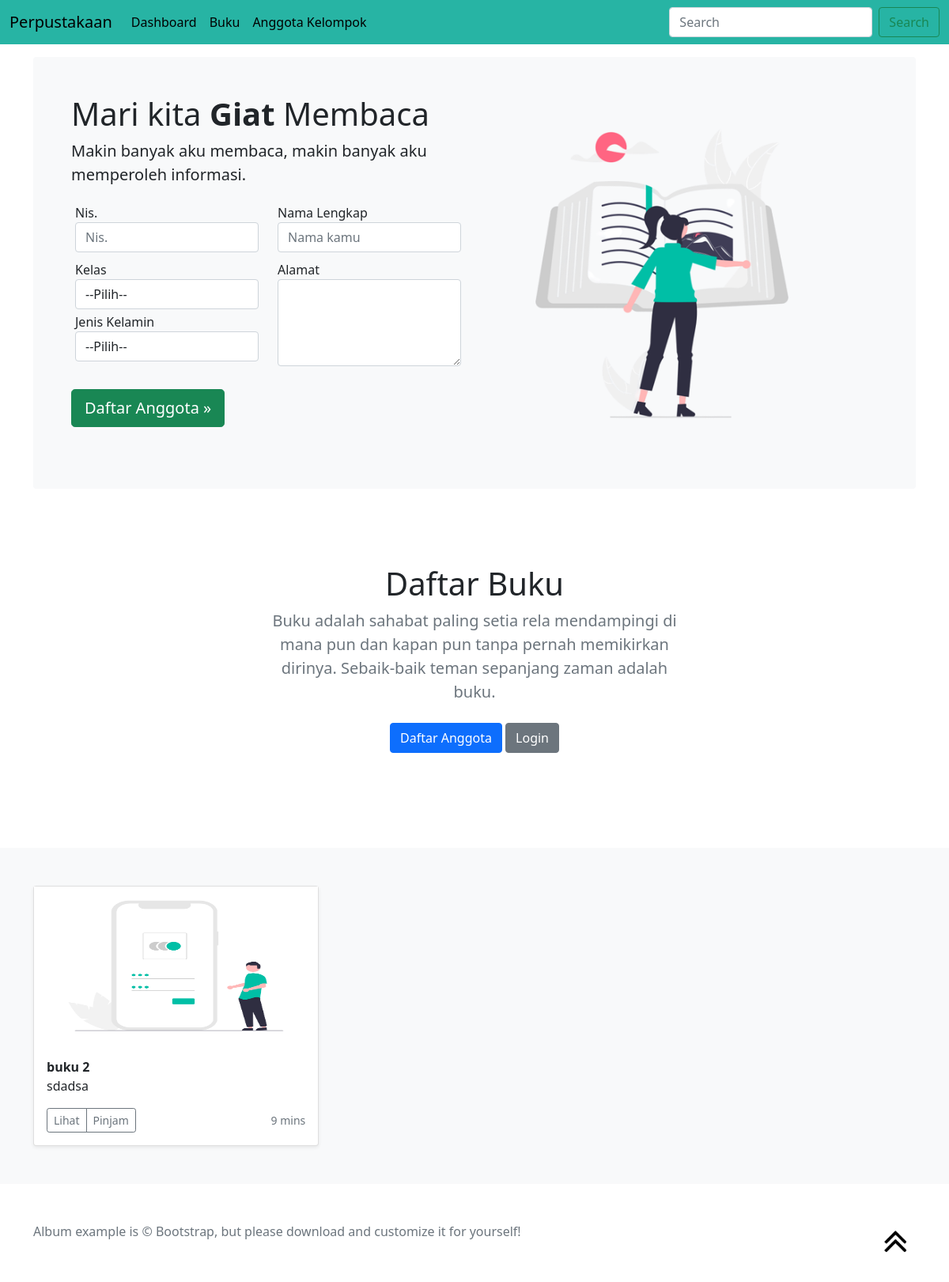
The page / on the database its author committed.
### tables this page shows
CREATE TABLE `buku` (
  `id` int(11) NOT NULL,
  `judul` varchar(50) NOT NULL,
  `ringkasan` text NOT NULL,
  `file` text NOT NULL,
  `gambar` text NOT NULL
);

### index.php (the view, shortened to what this page needs)
<!doctype html>
<html lang="en">
<head>
  <link href="assets/dist/css/bootstrap.min.css" rel="stylesheet">
</head>
<body>
  <nav class="navbar navbar-expand-md navbar-background fixed-top bg-white">
    <div class="container-fluid">
      <a class="navbar-brand navbar-teks" href="#">Perpustakaan</a>
      <div class="collapse navbar-collapse" id="navbarCollapse">
        <ul class="navbar-nav me-auto mb-2 mb-md-0">
          <li class="nav-ite">
            <a class="nav-link active navbar-teks" aria-current="page" href="#">Dashboard</a>
          </li>
          <li class="nav-item">
            <a class="nav-link navbar-teks" href="#buku">Buku</a>
          </li>
          <li class="nav-item">
            <a class="nav-link navbar-teks" href="kelompok.php">Anggota Kelompok</a>
          </li>
        </ul>
        <form class="d-flex">
          <input class="form-control me-2" type="search" placeholder="Search" aria-label="Search">
          <button class="btn btn-outline-success" type="submit">Search</button>
        </form>
      </div>
    </div>
  </nav>
  <main class="container">
    <div class="bg-light p-5 rounded">
      <div class="row">
        <div class="col-md-6">
          <h1>Mari kita<strong> Giat </strong>Membaca</h1>
          <p class="lead">Makin banyak aku membaca, makin banyak aku memperoleh informasi.</p>
          <form action="add_siswa.php" method="post">
            <div class="row" style="padding:5px;">
              <div class="col-md-6">
                <label>Nis.</label>
                <input name="nis" class="form-control" placeholder="Nis." required>
              </div>
              <div class="col-md-6">
                <label>Nama Lengkap</label>
                <input name="nama" class="form-control" placeholder="Nama kamu" required>
              </div>
            </div>
            <div class="row" style="padding:5px;">
              <div class=" col-md-6">
                <label>Kelas</label>
                <select name="kelas" class="form-control">
                  <option>--Pilih--</option>
                </select>
                <label style="padding-top: 4px;">Jenis Kelamin</label>
                <select name="" class="form-control">
                  <option>--Pilih--</option>
                </select>
              </div>
              <div class=" col-md-6">
                <label>Alamat</label>
                <textarea class="form-control" name="pesan" rows="4"></textarea>
              </div>
            </div>
            <br>
            <button type="submit" class="btn btn-success btn-lg" data-toggle="modal" data-target="#myModal">Daftar Anggota &raquo;</button>
          </form>
        </div>
        <div class="col-md-6">
          <img src="assets/img/undraw_Bibliophile_re_xarc.png" class="gambar-dashboard">
        </div>
      </div>
    </div>
  </main>
  <section class="py-5 text-center container" id="buku">
    <div class="row py-lg-5">
      <div class="col-lg-6 col-md-8 mx-auto">
        <h1 class="fw-light">Daftar <strong>Buku</strong></h1>
        <p class="lead text-muted">Buku adalah sahabat paling setia rela mendampingi di mana pun dan kapan pun tanpa pernah memikirkan dirinya. Sebaik-baik teman sepanjang zaman adalah buku.</p>
        <p>
          <a href="#" class="btn btn-primary my-2">Daftar Anggota</a>
          <a href="login.php" class="btn btn-secondary my-2">Login</a>
        </p>
      </div>
    </div>
  </section>
  <div class="album py-5 bg-light">
    <div class="container">
      <div class="row row-cols-1 row-cols-sm-2 row-cols-md-3 g-3">
        <?php
        include 'crud/koneksi.php';
        $data = mysqli_query($koneksi, "select * from buku");
        while ($d = mysqli_fetch_array($data)) {
        ?>
          <div class="col">
            <div class="card shadow-sm">
              <img id="myImg" src="crud/gambar/<?php echo $d['gambar']; ?>" style="height:200px; max-width:500px">
              <div class="card-body">
                <b><?php echo $d['judul'] ?></b>
                <p class="card-text"><?php echo $d['ringkasan'] ?></p>
                <div class="d-flex justify-content-between align-items-center">
                  <div class="btn-group">
                    <button type="button" class="btn btn-sm btn-outline-secondary" data-bs-toggle="modal" data-bs-target="#exampleModalgambar<?php echo $d['id'] ?>">Lihat</button>
                    <button type="button" class="btn btn-sm btn-outline-secondary" data-bs-toggle="modal" data-bs-target="#exampleModal<?php echo $d['id'] ?>">Pinjam</button>
                  </div>
                  <small class="text-muted">9 mins</small>
                </div>
              </div>
            </div>
          </div>
        <?php } ?>
      </div>
    </div>
  </div>
  <footer class="text-muted py-5">
    <div class="container">
      <p class="float-end mb-1">
        <a href="#"><img src="assets/img/up.png" style="width: 50px;"></a>
      </p>
      <p class="mb-1">Album example is &copy; Bootstrap, but please download and customize it for yourself!</p>
    </div>
  </footer>
</body>
</html>

### index.php (style rules this page uses)
.navbar-background { background-color: #27b4a4 !important; }
.navbar-teks { color: black; }
.gambar-dashboard { width: 450px; height: 450px; }
body { min-height: 75rem; padding-top: 4.5rem; }

### rows shown on the page
buku: gambar (picture), judul "buku 2", ringkasan "sdadsa"
